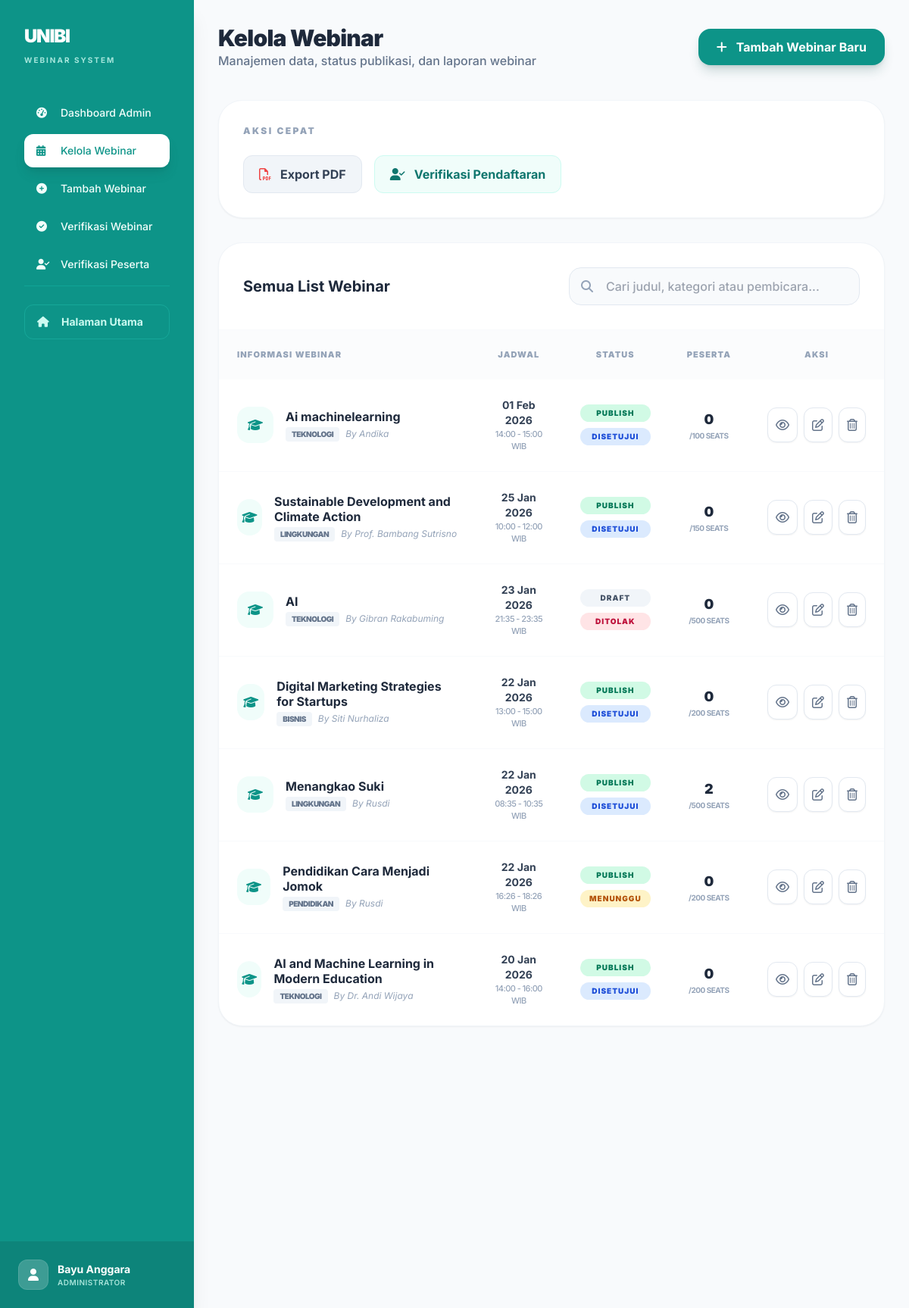
Page /admin/kelola-webinar.php on the committed database.
### tables this page shows
CREATE TABLE `webinar` (
  `id_webinar` int NOT NULL,
  `judul` varchar(200) DEFAULT NULL,
  `deskripsi` text,
  `kategori` varchar(50) DEFAULT NULL,
  `tanggal` date DEFAULT NULL,
  `waktu_mulai` time DEFAULT NULL,
  `waktu_selesai` time DEFAULT NULL,
  `pembicara` varchar(100) DEFAULT NULL,
  `platform` varchar(50) DEFAULT NULL,
  `poin_skkm` int DEFAULT NULL,
  `kuota_peserta` int DEFAULT NULL,
  `biaya` decimal(10,2) DEFAULT '0.00',
  `tipe_webinar` enum('gratis','berbayar') DEFAULT NULL,
  `status` enum('draft','publish','closed') DEFAULT 'draft',
  `status_verifikasi` enum('menunggu','disetujui','ditolak') DEFAULT 'menunggu',
  `tanggal_mulai_pendaftaran` datetime DEFAULT NULL,
  `tanggal_akhir_pendaftaran` datetime DEFAULT NULL,
  `id_penyelenggara` int DEFAULT NULL,
  `created_at` timestamp NOT NULL DEFAULT CURRENT_TIMESTAMP
);

### admin/kelola-webinar.php (the view, shortened to what this page needs)
<?php
require_once '../config/database.php';
require_once '../includes/header.php';
$search = isset($_GET['search']) ? mysqli_real_escape_string($conn, $_GET['search']) : '';
$where = '';
$query = "SELECT * FROM webinar $where ORDER BY tanggal DESC";
$result = mysqli_query($conn, $query);
?>
<div class="p-8 bg-slate-50 min-h-screen">
    <div class="flex flex-col md:flex-row justify-between items-start md:items-center gap-4 mb-10">
        <div>
            <h2 class="text-3xl font-black text-slate-800 tracking-tight">Kelola Webinar</h2>
            <p class="text-slate-500 font-medium">Manajemen data, status publikasi, dan laporan webinar</p>
        </div>
        <a href="tambah-webinar.php" class="px-6 py-3 bg-teal-600 text-white rounded-2xl font-bold hover:bg-teal-700 transition-all flex items-center gap-3 shadow-lg shadow-teal-900/20 group">
            <i class="fas fa-plus group-hover:rotate-90 transition-transform"></i>
            Tambah Webinar Baru
        </a>
    </div>
    <div class="bg-white rounded-[32px] p-8 shadow-sm border border-slate-100 mb-8">
        <h3 class="text-xs font-black text-slate-400 uppercase tracking-[0.2em] mb-6">Aksi Cepat</h3>
        <div class="flex flex-wrap gap-4">
            <button onclick="exportReport('pdf')" class="flex items-center gap-3 px-5 py-3 bg-slate-100 text-slate-700 rounded-xl font-bold hover:bg-slate-200 transition-all border border-slate-200">
                <i class="far fa-file-pdf text-red-500"></i> Export PDF
            </button>
            <a href="verifikasi-pendaftaran.php" class="flex items-center gap-3 px-5 py-3 bg-teal-50 text-teal-700 rounded-xl font-bold hover:bg-teal-100 transition-all border border-teal-100">
                <i class="fas fa-user-check"></i> Verifikasi Pendaftaran
            </a>
        </div>
    </div>
    <div class="bg-white rounded-[32px] shadow-sm border border-slate-100 overflow-hidden">
        <div class="p-8 border-b border-slate-50 flex flex-col lg:flex-row justify-between items-center gap-6">
            <h3 class="text-xl font-bold text-slate-800">Semua List Webinar</h3>
            <form method="GET" class="relative w-full lg:w-96">
                <input type="text" name="search" value="<?= htmlspecialchars($search) ?>"
                       placeholder="Cari judul, kategori atau pembicara..."
                       class="w-full pl-12 pr-4 py-3 bg-slate-50 border border-slate-200 rounded-2xl focus:ring-4 focus:ring-teal-500/10 focus:border-teal-500 outline-none transition-all font-medium">
                <i class="fas fa-search absolute left-4 top-1/2 -translate-y-1/2 text-slate-400"></i>
            </form>
        </div>
        <div class="overflow-x-auto">
            <table class="w-full text-left">
                <thead>
                    <tr class="bg-slate-50/50">
                        <th class="p-6 text-[11px] font-black text-slate-400 uppercase tracking-widest">Informasi Webinar</th>
                        <th class="p-6 text-[11px] font-black text-slate-400 uppercase tracking-widest text-center">Jadwal</th>
                        <th class="p-6 text-[11px] font-black text-slate-400 uppercase tracking-widest text-center">Status</th>
                        <th class="p-6 text-[11px] font-black text-slate-400 uppercase tracking-widest text-center">Peserta</th>
                        <th class="p-6 text-[11px] font-black text-slate-400 uppercase tracking-widest text-center">Aksi</th>
                    </tr>
                </thead>
                <tbody class="divide-y divide-slate-50">
                    <?php if(mysqli_num_rows($result) > 0): ?>
                        <?php while($webinar = mysqli_fetch_assoc($result)):
                            $id_w = $webinar['id_webinar'];
                            $q_count = mysqli_query($conn, "SELECT COUNT(*) as jml FROM pemantauan_webinar WHERE id_webinar = $id_w AND status_pendaftaran = 'disetujui'");
                            $count = mysqli_fetch_assoc($q_count);
                            $status_map = [
                                'publish' => 'bg-emerald-100 text-emerald-700',
                                'draft' => 'bg-slate-100 text-slate-600',
                                'closed' => 'bg-red-100 text-red-700'
                            ];
                            $verify_map = [
                                'disetujui' => 'bg-blue-100 text-blue-700',
                                'menunggu' => 'bg-amber-100 text-amber-700',
                                'ditolak' => 'bg-rose-100 text-rose-700'
                            ];
                        ?>
                        <tr class="hover:bg-slate-50/50 transition-colors">
                            <td class="p-6">
                                <div class="flex items-center gap-4">
                                    <div class="w-12 h-12 bg-teal-50 rounded-2xl flex items-center justify-center text-teal-600 font-bold">
                                        <i class="fas fa-graduation-cap"></i>
                                    </div>
                                    <div>
                                        <p class="font-bold text-slate-800 leading-tight mb-1"><?= htmlspecialchars($webinar['judul']) ?></p>
                                        <div class="flex items-center gap-2">
                                            <span class="text-[10px] font-black px-2 py-0.5 bg-slate-100 text-slate-500 rounded uppercase tracking-tighter"><?= $webinar['kategori'] ?></span>
                                            <span class="text-xs text-slate-400 italic">By <?= $webinar['pembicara'] ?></span>
                                        </div>
                                    </div>
                                </div>
                            </td>
                            <td class="p-6 text-center">
                                <p class="text-sm font-bold text-slate-700"><?= date('d M Y', strtotime($webinar['tanggal'])) ?></p>
                                <p class="text-[11px] text-slate-400 font-medium tracking-tighter"><?= date('H:i', strtotime($webinar['waktu_mulai'])) ?> - <?= date('H:i', strtotime($webinar['waktu_selesai'])) ?> WIB</p>
                            </td>
                            <td class="p-6 text-center space-y-2">
                                <span class="block px-3 py-1 rounded-full text-[10px] font-black uppercase tracking-widest <?= $status_map[$webinar['status']] ?>">
                                    <?= $webinar['status'] ?>
                                </span>
                                <span class="block px-3 py-1 rounded-full text-[10px] font-black uppercase tracking-widest <?= $verify_map[$webinar['status_verifikasi']] ?>">
                                    <?= $webinar['status_verifikasi'] ?>
                                </span>
                            </td>
                            <td class="p-6 text-center">
                                <div class="flex flex-col items-center">
                                    <span class="text-lg font-black text-slate-800"><?= $count['jml'] ?></span>
                                    <span class="text-[10px] font-bold text-slate-400 uppercase tracking-tighter">/<?= $webinar['kuota_peserta'] ?> Seats</span>
                                </div>
                            </td>
                            <td class="p-6">
                                <div class="flex justify-center gap-2">
                                    <a href="detail-webinar.php?id=<?= $webinar['id_webinar'] ?>" class="p-2.5 bg-white border border-slate-200 text-slate-500 rounded-xl hover:bg-slate-50 hover:text-teal-600 transition-all shadow-sm">
                                        <i class="far fa-eye"></i>
                                    </a>
                                    <a href="tambah-webinar.php?edit=<?= $webinar['id_webinar'] ?>" class="p-2.5 bg-white border border-slate-200 text-slate-500 rounded-xl hover:bg-slate-50 hover:text-amber-600 transition-all shadow-sm">
                                        <i class="far fa-edit"></i>
                                    </a>
                                    <form method="POST" action="proses-aksi.php" onsubmit="return confirm('Hapus permanen webinar ini?')" class="inline">
                                        <button class="p-2.5 bg-white border border-slate-200 text-slate-500 rounded-xl hover:bg-red-50 hover:text-red-600 transition-all shadow-sm">
                                            <i class="far fa-trash-alt"></i>
                                        </button>
                                    </form>
                                </div>
                            </td>
                        </tr>
                        <?php endwhile; ?>
                    <?php endif; ?>
                </tbody>
            </table>
        </div>
    </div>
</div>
<?php require_once '../includes/footer.php'; ?>

### includes/header.php (shortened to what this page needs)
<!DOCTYPE html>
<html lang="id" class="h-full bg-slate-50">
<head>
    <script src="https://cdn.tailwindcss.com"></script>
    <link rel="stylesheet" href="https://cdnjs.cloudflare.com/ajax/libs/font-awesome/6.4.0/css/all.min.css">
</head>
<body class="h-full" onload="document.body.classList.add('loaded')">
    <div class="flex min-h-screen">
        <aside class="w-64 bg-teal-600 text-white fixed h-full z-50 flex flex-col shadow-xl">
            <div class="p-8">
                <div class="mb-2">
                    <h1 class="text-2xl font-black tracking-tighter text-white">UNIBI</h1>
                </div>
                <p class="text-teal-100 text-[10px] font-bold uppercase tracking-[0.2em] mb-10 opacity-80">Webinar System</p>
                <nav class="space-y-1.5">
                    <?php
                    $current_page = basename($_SERVER['PHP_SELF']);
                    $menus = [
                        ['dashboard.php', 'fas fa-tachometer-alt', 'Dashboard Admin'],
                        ['kelola-webinar.php', 'fas fa-calendar-alt', 'Kelola Webinar'],
                        ['tambah-webinar.php', 'fas fa-plus-circle', 'Tambah Webinar'],
                        ['verifikasi-webinar.php', 'fas fa-check-circle', 'Verifikasi Webinar'],
                        ['verifikasi-pendaftaran.php', 'fas fa-user-check', 'Verifikasi Peserta'],
                    ];
                    foreach ($menus as $menu):
                        $isActive = ($current_page == $menu[0]);
                    ?>
                        <a href="<?= $menu[0] ?>"
                           class="flex items-center gap-3 px-4 py-3 rounded-xl transition-all duration-300 font-medium
                           <?= $isActive
                               ? 'bg-white text-teal-600 shadow-lg shadow-teal-900/20'
                               : 'text-teal-50 hover:bg-teal-500 hover:text-white' ?>">
                            <i class="<?= $menu[1] ?> w-5 text-sm"></i>
                            <span class="text-sm"><?= $menu[2] ?></span>
                        </a>
                    <?php endforeach; ?>
                    <div class="pt-6 border-t border-teal-500/50 mt-6">
                        <a href="../index.php" class="flex items-center gap-3 px-4 py-3 rounded-xl text-teal-100 hover:bg-white hover:text-teal-600 transition-all font-bold border border-teal-400/30">
                            <i class="fas fa-home w-5 text-sm"></i>
                            <span class="text-sm">Halaman Utama</span>
                        </a>
                    </div>
                </nav>
            </div>
            <div class="mt-auto p-6 bg-teal-700/50 border-t border-teal-500/30">
                <div class="flex items-center gap-3">
                    <div class="w-10 h-10 rounded-xl bg-white/20 flex items-center justify-center border border-white/10">
                        <i class="fas fa-user text-white"></i>
                    </div>
                    <div class="overflow-hidden">
                        <p class="text-sm font-bold text-white truncate">Bayu Anggara</p>
                        <p class="text-[10px] text-teal-100 font-semibold uppercase tracking-wider opacity-80">Administrator</p>
                    </div>
                </div>
            </div>
        </aside>
        <main class="flex-1 ml-64 min-w-0 bg-slate-50">

### includes/footer.php (shortened to what this page needs)
    </main> </div>
</body>
</html>

### includes/header.php (style rules this page uses)
body { font-family: 'Inter', sans-serif; opacity: 0; transition: opacity 0.3s ease; }
body.loaded { opacity: 1; }

### rows in the picture
webinar: judul "Ai machinelearning", kategori "TEKNOLOGI", pembicara "Andika", tanggal "01 Feb 2026", waktu_mulai "14:00", waktu_selesai "15:00", status "PUBLISH", status_verifikasi "DISETUJUI", jml "0", kuota_peserta "100"
webinar: judul "Sustainable Development and Climate Action", kategori "LINGKUNGAN", pembicara "Prof. Bambang Sutrisno", tanggal "25 Jan 2026", waktu_mulai "10:00", waktu_selesai "12:00", status "PUBLISH", status_verifikasi "DISETUJUI", jml "0", kuota_peserta "150"
webinar: judul "AI", kategori "TEKNOLOGI", pembicara "Gibran Rakabuming", tanggal "23 Jan 2026", waktu_mulai "21:35", waktu_selesai "23:35", status "DRAFT", status_verifikasi "DITOLAK", jml "0", kuota_peserta "500"
webinar: judul "Digital Marketing Strategies for Startups", kategori "BISNIS", pembicara "Siti Nurhaliza", tanggal "22 Jan 2026", waktu_mulai "13:00", waktu_selesai "15:00", status "PUBLISH", status_verifikasi "DISETUJUI", jml "0", kuota_peserta "200"
webinar: judul "Menangkao Suki", kategori "LINGKUNGAN", pembicara "Rusdi", tanggal "22 Jan 2026", waktu_mulai "08:35", waktu_selesai "10:35", status "PUBLISH", status_verifikasi "DISETUJUI", jml "2", kuota_peserta "500"
webinar: judul "Pendidikan Cara Menjadi Jomok", kategori "PENDIDIKAN", pembicara "Rusdi", tanggal "22 Jan 2026", waktu_mulai "16:26", waktu_selesai "18:26", status "PUBLISH", status_verifikasi "MENUNGGU", jml "0", kuota_peserta "200"
webinar: judul "AI and Machine Learning in Modern Education", kategori "TEKNOLOGI", pembicara "Dr. Andi Wijaya", tanggal "20 Jan 2026", waktu_mulai "14:00", waktu_selesai "16:00", status "PUBLISH", status_verifikasi "DISETUJUI", jml "0", kuota_peserta "200"

### other values in the picture
$menu[2] "Dashboard Admin"
$menu[2] "Kelola Webinar"
$menu[2] "Tambah Webinar"
$menu[2] "Verifikasi Webinar"
$menu[2] "Verifikasi Peserta"
